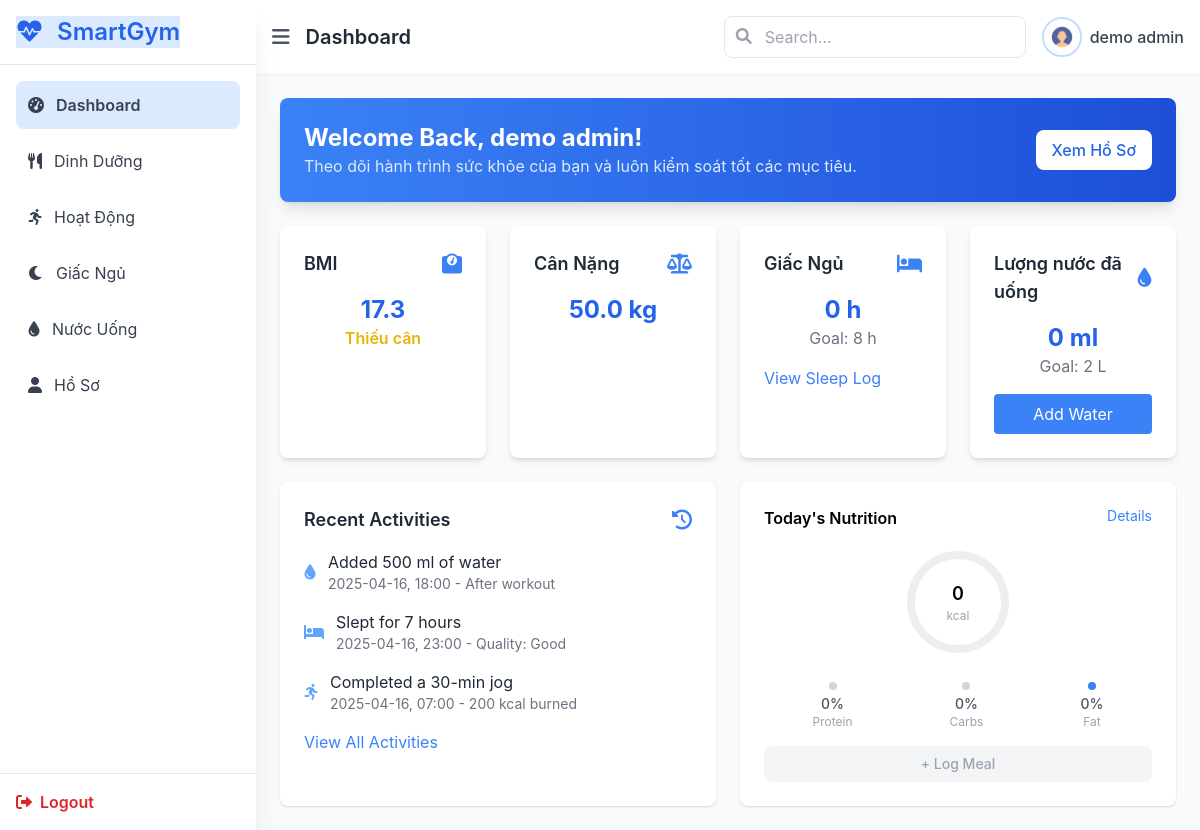
The page / (signed in) on the database as committed earlier.
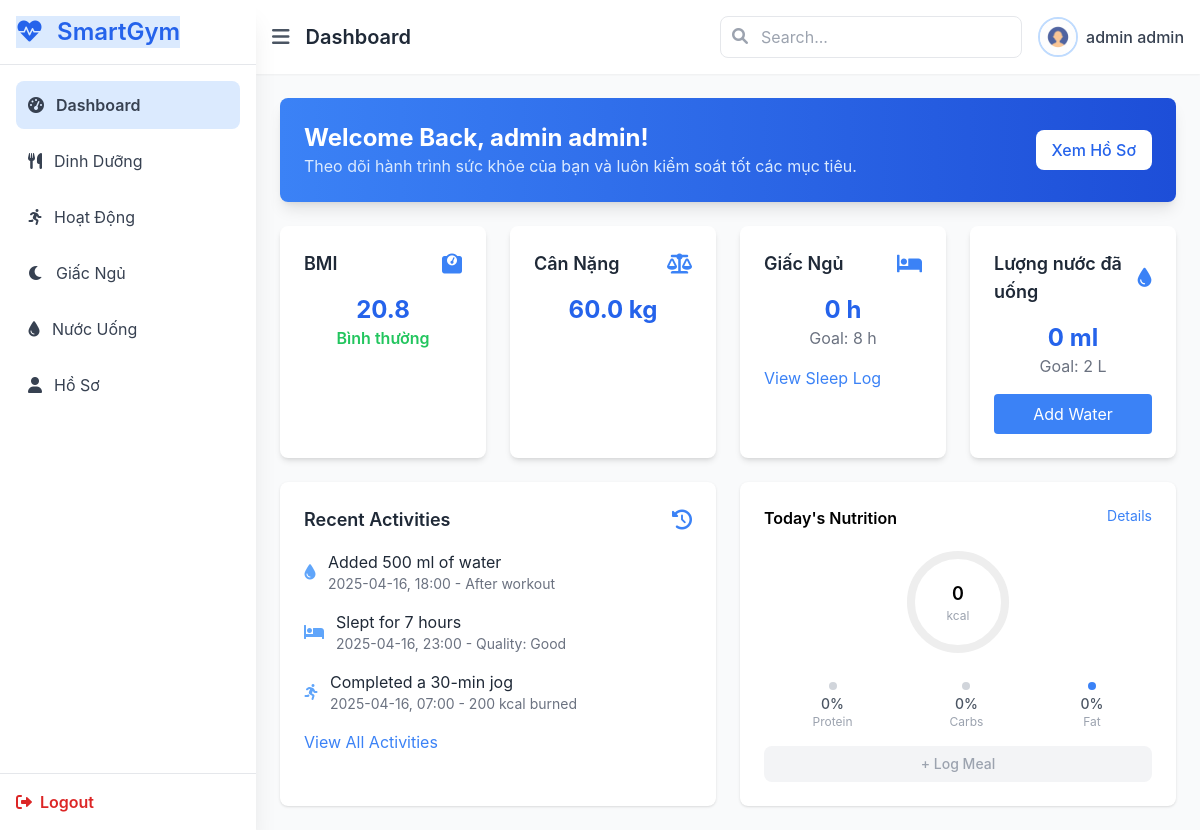
The same page on the database as committed later.
### accounts/models.py (models this page shows)
class User(AbstractUser):
    email = models.EmailField(unique=True)
    USERNAME_FIELD = 'email'
    REQUIRED_FIELDS = ['username']
    date_of_birth = models.DateField(null=True, blank=True)
    height_cm = models.FloatField(null=True, blank=True)
    weight_kg = models.FloatField(null=True, blank=True)
    last_weight_update = models.DateField(null=True, blank=True)  #  Cho phép giá trị rỗng (NULL)
    gender = models.CharField(
        max_length=10,
        choices=[('male', 'Nam'), ('female', 'Nữ')],
        null=True,
        blank=True
    )
    @property
    def bmi(self):
        if self.height_cm and self.weight_kg:
            height_m = self.height_cm / 100
            return round(self.weight_kg / (height_m ** 2), 1)
        return None

### main/views.py (the view)
# urls.py: path('', views.dashboard, name='dashboard'),  # Trang mặc định sau đăng nhập
@login_required
def dashboard(request):
    user = request.user
    today = timezone.now().date()  # Lấy ngày hôm nay theo Django timezone
    total_water_today = WaterIntake.objects.filter(user=user, date=today).aggregate(Sum('amount_ml'))['amount_ml__sum'] or 0
    today_sleep_record = SleepRecord.objects.filter(user=user, date=today).first()
    total_sleep_today = today_sleep_record.duration_hours if today_sleep_record else 0  # Lấy giá trị thực nếu có, nếu không hiển thị mặc định 7h
    return render(request, 'main/dashboard.html', {
        'name': user.get_full_name(),
        'bmi': user.bmi,
        'weight': user.weight_kg,
        'height': user.height_cm,
        'email': user.email,
        'water': total_water_today,   # bạn có thể lấy từ WaterIntake sau
        'sleep': total_sleep_today,
        'last_update': user.last_weight_update
    })

### main/templates/main/dashboard.html (shortened to what the changed rows need)
{% extends 'main/base.html' %}
{% block content %}
<div class="mb-6">
    <div
        class="bg-gradient-to-r from-blue-500 to-blue-700 text-white p-6 rounded-lg shadow-lg flex justify-between items-center">
        <div>
            <h3 class="text-2xl font-bold">Welcome Back, {{ name }}!</h3>
            <p class="text-blue-100">
                Theo dõi hành trình sức khỏe của bạn và luôn kiểm soát tốt các mục tiêu.
            </p>
        </div>
    </div>
</div>
<div class="grid grid-cols-1 md:grid-cols-2 lg:grid-cols-4 gap-6">
<div class="card bg-white p-6 rounded-lg shadow-md">
    <div class="text-center">
        <p class="text-2xl font-bold text-blue-600">{{ bmi }}</p>
        {% if bmi > 25.0 %}
            <p class="text-red-500 font-semibold">Béo phì</p>
        {% elif bmi < 18.5 %}
            <p class="text-yellow-500 font-semibold">Thiếu cân</p>
        {% elif bmi >= 18.5 and bmi <= 22.9 %}
            <p class="text-green-500 font-semibold">Bình thường</p>
        {% elif bmi >= 23 and bmi <= 24.9 %}
            <p class="text-orange-500 font-semibold">Thừa cân</p>
        {% else %}
            <p class="text-gray-500">Không xác định</p>
        {% endif %}
    </div>
</div>
    <div class="card bg-white p-6 rounded-lg shadow-md">
        <div class="text-center">
            <p class="text-2xl font-bold text-blue-600">{{ weight }} kg</p>
        </div>
    </div>
</div>
{% endblock %}

Rows that differ between the two databases and show on the page:
changed User: weight_kg "50.0" → "60.0"
Other text that changed with them:
{{ name }}: "demo admin" → "admin admin"
{{ bmi }}: "17.3" → "20.8"
text no longer shown: "Thiếu cân"
text now shown: "Bình thường"
